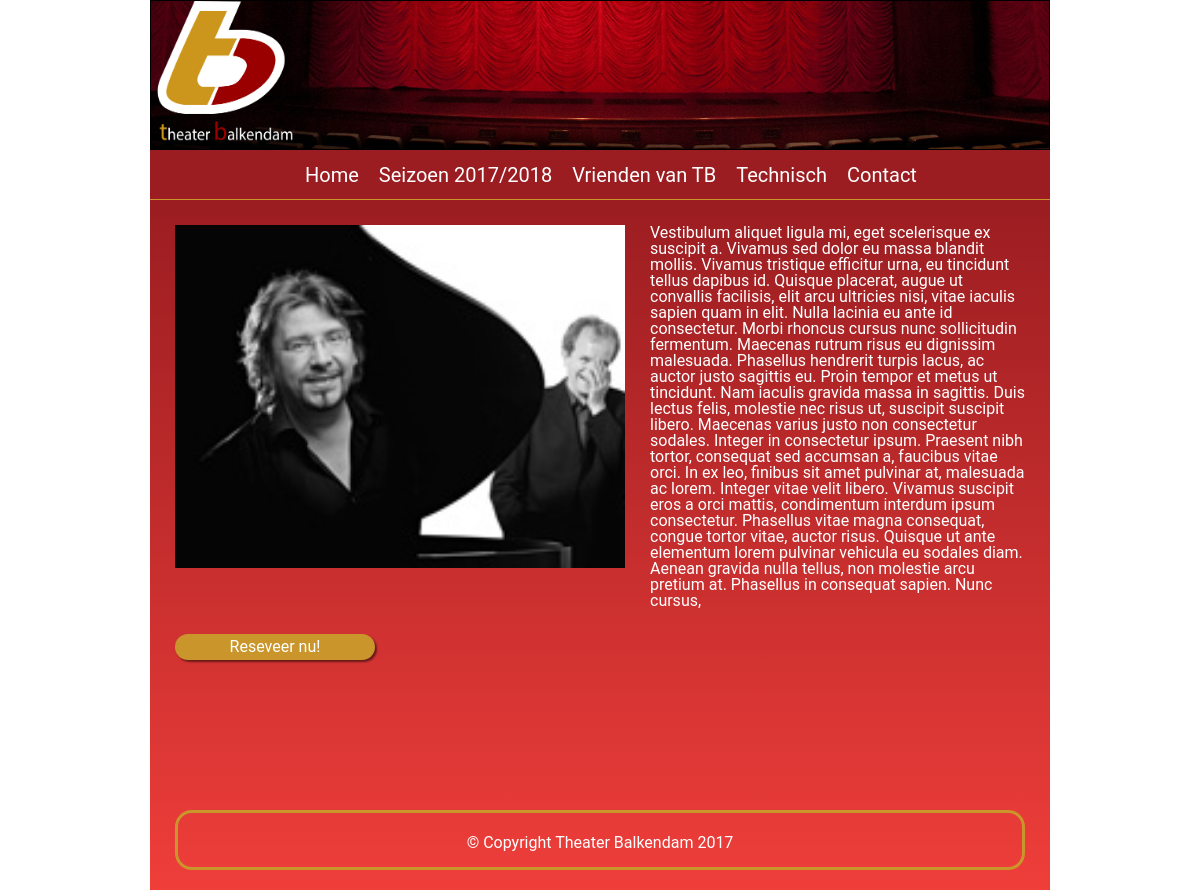
/Pages/reseveer.php, run on an earlier commit of the app's database.
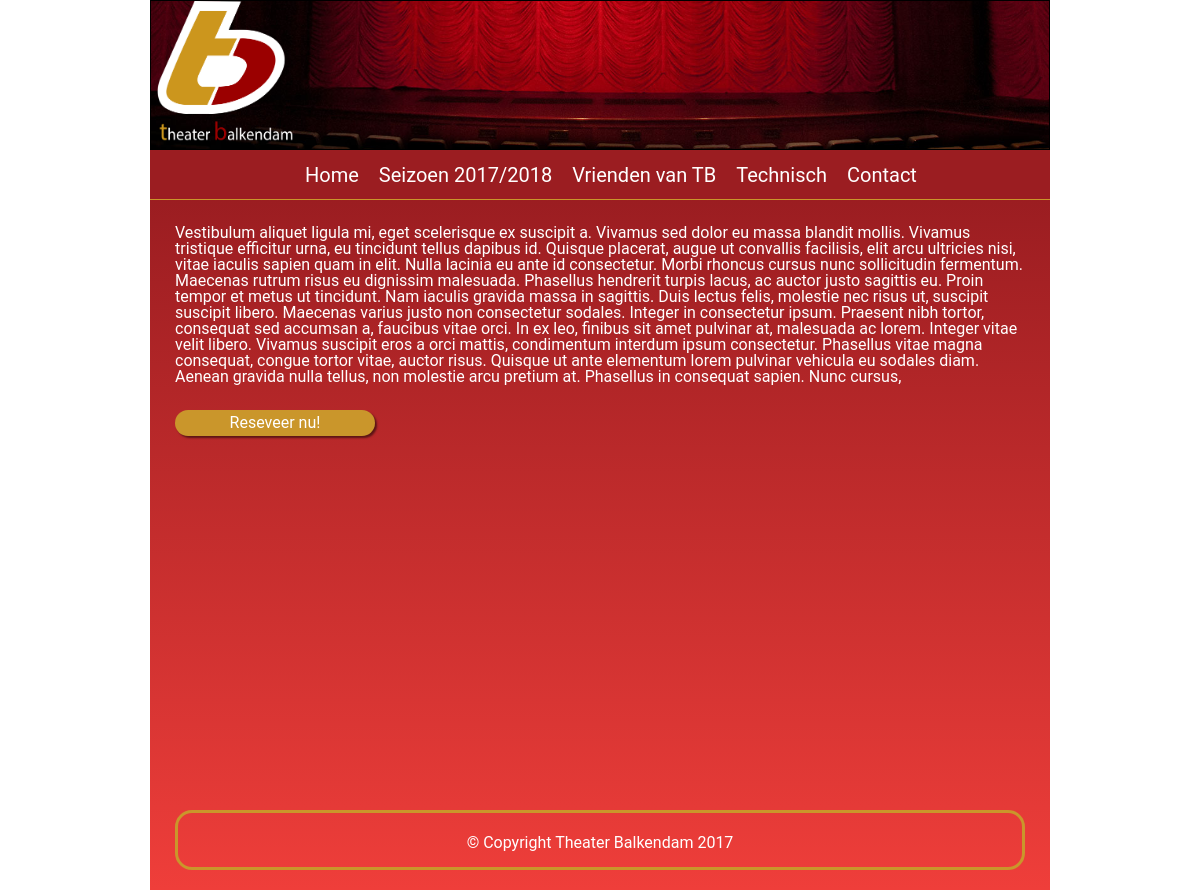
And on a later commit of the database.
### tables this page shows
CREATE TABLE `seizoen_2017_2018` (
  `idseizoen_2017_2018` int(11) NOT NULL,
  `img` varchar(40) NOT NULL,
  `dag` varchar(20) NOT NULL,
  `datum` varchar(20) NOT NULL,
  `maand` varchar(20) NOT NULL,
  `naam` varchar(50) NOT NULL,
  `beschrijving` varchar(50) NOT NULL,
  `genre` varchar(15) NOT NULL,
  `jaar` int(11) NOT NULL,
  `soort` varchar(20) NOT NULL
);

### Pages/reseveer.php (the view, shortened to what this page needs)
<?php
    $id = $_GET["id"];
    $dir = "../Img/";
    $conn = new mysqli('localhost', 'root', 'root', 'theaterbalkendam');
    $query = "SELECT * FROM seizoen_2017_2018 WHERE idseizoen_2017_2018 = '$id';";
    $res = $conn->query($query);
    while($row = $res->fetch_assoc()) {
        $out .= "<img class=\"img\" src=\"" . $dir . $row['img'] . "\">";
    }
?>
<!doctype html>
<html lang=”nl”>
<head>
    <link rel="stylesheet" href="../Assets/StyleSheets/general.css">
    <link rel="stylesheet" href="../Assets/StyleSheets/reseveer.css">
</head>
<body>
<div class="container">
    <header class="header">
        <div class="banner">
            <img class="logo" src="../Img/logo.png" alt="logo">
        </div>
        <nav>
            <ul>
                <li><a href="../index.php" class="home">Home</a></li>
                <li><a href="seizoen.php">Seizoen 2017/2018</a></li>
                <li><a href="vrienden.php">Vrienden van TB</a></li>
                <li><a href="technisch.php">Technisch</a></li>
                <li><a href="contact.php">Contact</a></li>
            </ul>
        </nav>
    </header>
    <div class="main">
        <?php
            echo $out;
        ?>
        <p class="p">
            Vestibulum aliquet ligula mi, eget scelerisque ex suscipit a. Vivamus sed dolor eu massa blandit mollis. Vivamus tristique efficitur urna, eu tincidunt tellus dapibus id. Quisque placerat, augue ut convallis facilisis, elit arcu ultricies nisi, vitae iaculis sapien quam in elit. Nulla lacinia eu ante id consectetur. Morbi rhoncus cursus nunc sollicitudin fermentum. Maecenas rutrum risus eu dignissim malesuada. Phasellus hendrerit turpis lacus, ac auctor justo sagittis eu.
            Proin tempor et metus ut tincidunt. Nam iaculis gravida massa in sagittis. Duis lectus felis, molestie nec risus ut, suscipit suscipit libero. Maecenas varius justo non consectetur sodales. Integer in consectetur ipsum. Praesent nibh tortor, consequat sed accumsan a, faucibus vitae orci. In ex leo, finibus sit amet pulvinar at, malesuada ac lorem. Integer vitae velit libero. Vivamus suscipit eros a orci mattis, condimentum interdum ipsum consectetur. Phasellus vitae magna consequat, congue tortor vitae, auctor risus. Quisque ut ante elementum lorem pulvinar vehicula eu sodales diam. Aenean gravida nulla tellus, non molestie arcu pretium at. Phasellus in consequat sapien. Nunc cursus,
        </p>
        <a href="../index.php">Reseveer nu!</a>
    </div>
    <footer class="footer">© Copyright Theater Balkendam 2017</footer>
</div>
</body>
</html>

What changed in the data, as far as the page shows it:
removed seizoen_2017_2018: img (picture)
